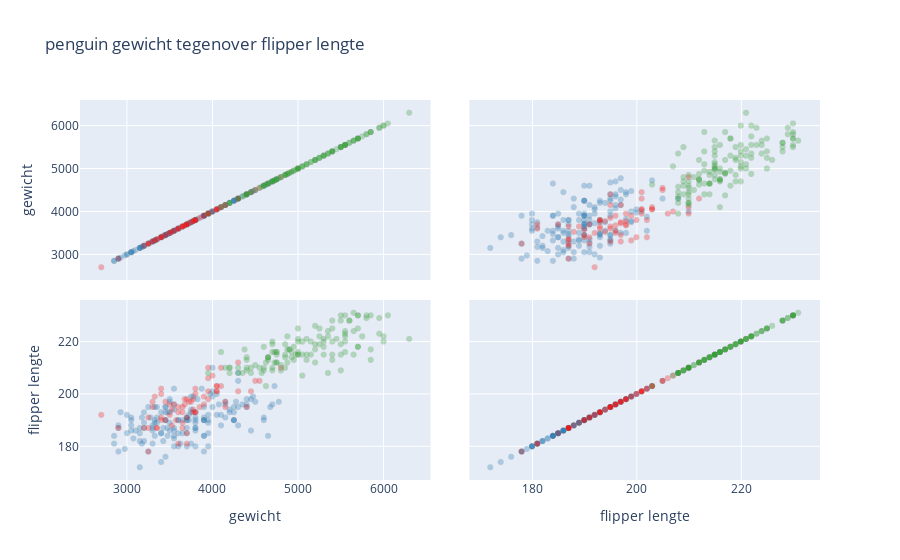

The notebook cell this image was saved under:
### Markdown cell above
We willen de spreidingsdiagram ook maken met behulp van de `plotly.graph_objects` om een aantal opties toe te voegen.
* Maak een scatter matrix (splom). https://plotly.com/python/splom/
* Geef de verschillende soorten andere kleuren (als het kan, soortgelijke kleuren als in de voorgaande figuren, https://plotly.com/python/colorscales/)
* Geef de assen juiste namen en geef de figuur een passende titel

Zit in je in klas 1: 
* Zorg dat de markers doorzichtig zijn. Gebruik de waarde `0.3`.

Zit je in klas 2:
* Verberg de diagonale grafieken van de figuur.

Zit je in klas 3:
* Gebruik een hoogte en breedte van `800` voor deze figuur.

### Code cell
import plotly.graph_objects as go

custom_colors = {
    'Adelie': '#1f77b4',
    'Chinstrap': "#ff0e0e",
    'Gentoo': '#2ca02c' 
}

df['color'] = df['species'].map(custom_colors)

fig = go.Figure(data=go.Splom(dimensions=[
            dict(label='gewicht', values=df['body_mass_g']),
            dict(label='flipper lengte', values=df['flipper_length_mm'])],
            marker=dict(
            color=df['color'],  # gebruik aangepaste kleuren
            size=6,
            opacity=0.3,
            line=dict(width=0.5, color='gray'))
            ))

### code
fig.update_layout(title="penguin gewicht tegenover flipper lengte")


fig.show()

### Figure 1 — Plotly figure (JSON) as saved in the notebook; plotly's stock layout.template omitted (floating-point values rounded to 4 significant figures; data arrays with more than 128 entries replaced by an {"elided": "..."} marker saying what was removed)
{"data": [{"dimensions": [{"label": "gewicht", "values": {"elided": "344 int values"}}, {"label": "flipper lengte", "values": {"elided": "344 int values"}}], "marker": {"color": {"elided": "344 str values"}, "line": {"color": "gray", "width": 0.5}, "opacity": 0.3, "size": 6}, "type": "splom"}], "layout": {"title": {"text": "penguin gewicht tegenover flipper lengte"}}}
